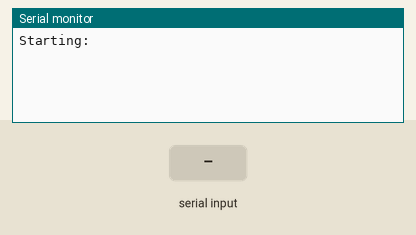
Simulated run of this sketch. Board: Arduino Mega 2560, built with avr-gcc and run on an emulated ATmega2560. Parts: the last lines printed to the serial monitor. Inputs (shaded band) come from the test bench.

Above: at 1.2 s.
1.3 s: "1" received over the second serial link
At 2.3 s:
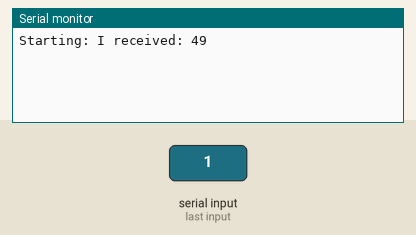
2.8 s: "0" received over the second serial link
At 3.5 s:
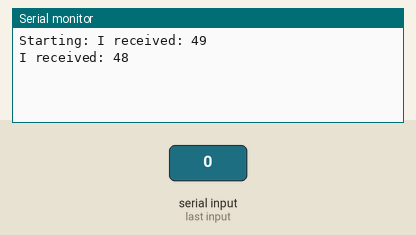
4.3 s: "2" received over the second serial link
At 5.8 s:
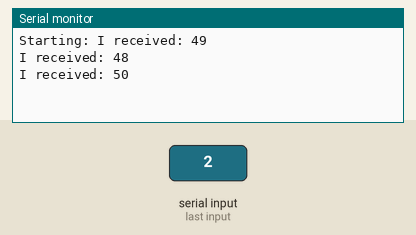

The sketch:

Test_Receiver.ino
```cpp
String incomingByte = ""; // for incoming serial data

void setup() {
  Serial.begin(9600);
  Serial1.begin(9600);
  Serial.print("Starting: ");
}

void loop() {

  //Receiving
  // send data only when you receive data:
  if (Serial1.available() > 0) {
    // read the incoming byte:
    incomingByte = Serial1.read();

    // say what you got:
    Serial.print("I received: ");
    Serial.println(incomingByte);
  }

}
```

Measured:
- after the input at 1.3 s, the serial monitor: prints a new line at once (image 1)
- after the input at 2.8 s, the serial monitor: prints a new line at once (image 2)
- after the input at 4.3 s, the serial monitor: prints a new line at once (image 3)
